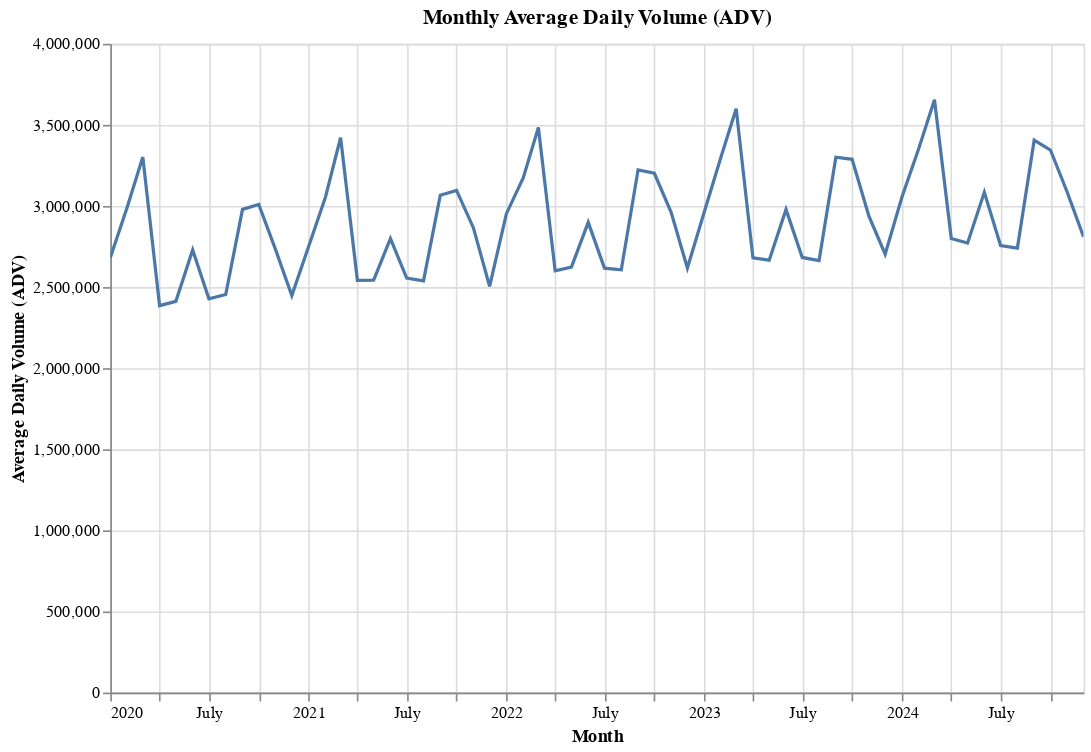

The cell this chart's notebook holds for it:
### Markdown cell above
## ADV Chart (Monthly)
- This chart displays monthly fluctuations in total average daily trading volume across all products.
- Peaks and dips reflect cyclical trading patterns, with noticeable surges around March and mid-year months.
- These trends can help identify seasonal shifts in market activity and support planning for liquidity management and risk exposure.

### Code cell
# Reset index so 'Month' is a column
adv_reset = adv.reset_index()

# Create line chart
adv_line = alt.Chart(adv_reset).mark_line().encode(
    x=alt.X('Month:T', title='Month'),
    y=alt.Y('ADV:Q', title='Average Daily Volume (ADV)'),
    tooltip=['Month:T', 'ADV:Q']
).properties(
    title='Monthly Average Daily Volume (ADV)',
    width=600,
    height=400
).interactive()

adv_line

### Figure 1 — Vega-Lite specification as saved in the notebook (floating-point values rounded to 4 significant figures)
{"config": {"view": {"continuousWidth": 300, "continuousHeight": 300}}, "data": {"name": "data-8da9932216bb47ec817a5a8c7b225d9a"}, "mark": {"type": "line"}, "encoding": {"tooltip": [{"field": "Month", "type": "temporal"}, {"field": "ADV", "type": "quantitative"}], "x": {"field": "Month", "title": "Month", "type": "temporal"}, "y": {"field": "ADV", "title": "Average Daily Volume (ADV)", "type": "quantitative"}}, "height": 400, "params": [{"name": "param_1", "select": {"type": "interval", "encodings": ["x", "y"]}, "bind": "scales"}], "title": "Monthly Average Daily Volume (ADV)", "width": 600, "$schema": "https://vega.github.io/schema/vega-lite/v5.8.0.json", "datasets": {"data-8da9932216bb47ec817a5a8c7b225d9a": [{"Month": "2020-01-01T00:00:00", "Monthly_Lots": 56310000.0, "Trading_Days": 21, "ADV": 2681000.0}, {"Month": "2020-02-01T00:00:00", "Monthly_Lots": 56830000.0, "Trading_Days": 19, "ADV": 2991000.0}, {"Month": "2020-03-01T00:00:00", "Monthly_Lots": 72630000.0, "Trading_Days": 22, "ADV": 3302000.0}, {"Month": "2020-04-01T00:00:00", "Monthly_Lots": 50090000.0, "Trading_Days": 21, "ADV": 2385000.0}, {"Month": "2020-05-01T00:00:00", "Monthly_Lots": 48250000.0, "Trading_Days": 20, "ADV": 2412000.0}, {"Month": "2020-06-01T00:00:00", "Monthly_Lots": 60030000.0, "Trading_Days": 22, "ADV": 2729000.0}, {"Month": "2020-07-01T00:00:00", "Monthly_Lots": 53400000.0, "Trading_Days": 22, "ADV": 2427000.0}, {"Month": "2020-08-01T00:00:00", "Monthly_Lots": 51540000.0, "Trading_Days": 21, "ADV": 2454000.0}, {"Month": "2020-09-01T00:00:00", "Monthly_Lots": 62570000.0, "Trading_Days": 21, "ADV": 2979000.0}, {"Month": "2020-10-01T00:00:00", "Monthly_Lots": 66200000.0, "Trading_Days": 22, "ADV": 3009000.0}, {"Month": "2020-11-01T00:00:00", "Monthly_Lots": 54620000.0, "Trading_Days": 20, "ADV": 2731000.0}, {"Month": "2020-12-01T00:00:00", "Monthly_Lots": 53860000.0, "Trading_Days": 22, "ADV": 2448000.0}, {"Month": "2021-01-01T00:00:00", "Monthly_Lots": 52270000.0, "Trading_Days": 19, "ADV": 2751000.0}, {"Month": "2021-02-01T00:00:00", "Monthly_Lots": 58030000.0, "Trading_Days": 19, "ADV": 3054000.0}, {"Month": "2021-03-01T00:00:00", "Monthly_Lots": 78690000.0, "Trading_Days": 23, "ADV": 3421000.0}, {"Month": "2021-04-01T00:00:00", "Monthly_Lots": 53380000.0, "Trading_Days": 21, "ADV": 2542000.0}, {"Month": "2021-05-01T00:00:00", "Monthly_Lots": 50860000.0, "Trading_Days": 20, "ADV": 2543000.0}, {"Month": "2021-06-01T00:00:00", "Monthly_Lots": 61580000.0, "Trading_Days": 22, "ADV": 2799000.0}, {"Month": "2021-07-01T00:00:00", "Monthly_Lots": 53670000.0, "Trading_Days": 21, "ADV": 2556000.0}, {"Month": "2021-08-01T00:00:00", "Monthly_Lots": 55840000.0, "Trading_Days": 22, "ADV": 2538000.0}, {"Month": "2021-09-01T00:00:00", "Monthly_Lots": 64400000.0, "Trading_Days": 21, "ADV": 3066000.0}, {"Month": "2021-10-01T00:00:00", "Monthly_Lots": 65020000.0, "Trading_Days": 21, "ADV": 3096000.0}, {"Month": "2021-11-01T00:00:00", "Monthly_Lots": 60190000.0, "Trading_Days": 21, "ADV": 2866000.0}, {"Month": "2021-12-01T00:00:00", "Monthly_Lots": 55110000.0, "Trading_Days": 22, "ADV": 2505000.0}, {"Month": "2022-01-01T00:00:00", "Monthly_Lots": 59050000.0, "Trading_Days": 20, "ADV": 2953000.0}, {"Month": "2022-02-01T00:00:00", "Monthly_Lots": 60290000.0, "Trading_Days": 19, "ADV": 3173000.0}, {"Month": "2022-03-01T00:00:00", "Monthly_Lots": 80120000.0, "Trading_Days": 23, "ADV": 3484000.0}, {"Month": "2022-04-01T00:00:00", "Monthly_Lots": 52000000.0, "Trading_Days": 20, "ADV": 2600000.0}, {"Month": "2022-05-01T00:00:00", "Monthly_Lots": 55090000.0, "Trading_Days": 21, "ADV": 2623000.0}, {"Month": "2022-06-01T00:00:00", "Monthly_Lots": 60880000.0, "Trading_Days": 21, "ADV": 2899000.0}, {"Month": "2022-07-01T00:00:00", "Monthly_Lots": 52340000.0, "Trading_Days": 20, "ADV": 2617000.0}, {"Month": "2022-08-01T00:00:00", "Monthly_Lots": 59960000.0, "Trading_Days": 23, "ADV": 2607000.0}, {"Month": "2022-09-01T00:00:00", "Monthly_Lots": 67680000.0, "Trading_Days": 21, "ADV": 3223000.0}, {"Month": "2022-10-01T00:00:00", "Monthly_Lots": 67240000.0, "Trading_Days": 21, "ADV": 3202000.0}, {"Month": "2022-11-01T00:00:00", "Monthly_Lots": 62180000.0, "Trading_Days": 21, "ADV": 2961000.0}, {"Month": "2022-12-01T00:00:00", "Monthly_Lots": 54970000.0, "Trading_Days": 21, "ADV": 2617000.0}, {"Month": "2023-01-01T00:00:00", "Monthly_Lots": 59220000.0, "Trading_Days": 20, "ADV": 2961000.0}, {"Month": "2023-02-01T00:00:00", "Monthly_Lots": 62750000.0, "Trading_Days": 19, "ADV": 3303000.0}, {"Month": "2023-03-01T00:00:00", "Monthly_Lots": 82790000.0, "Trading_Days": 23, "ADV": 3600000.0}, {"Month": "2023-04-01T00:00:00", "Monthly_Lots": 50920000.0, "Trading_Days": 19, "ADV": 2680000.0}, {"Month": "2023-05-01T00:00:00", "Monthly_Lots": 58640000.0, "Trading_Days": 22, "ADV": 2666000.0}, {"Month": "2023-06-01T00:00:00", "Monthly_Lots": 62550000.0, "Trading_Days": 21, "ADV": 2979000.0}, {"Month": "2023-07-01T00:00:00", "Monthly_Lots": 53650000.0, "Trading_Days": 20, "ADV": 2683000.0}, {"Month": "2023-08-01T00:00:00", "Monthly_Lots": 61270000.0, "Trading_Days": 23, "ADV": 2664000.0}, {"Month": "2023-09-01T00:00:00", "Monthly_Lots": 66010000.0, "Trading_Days": 20, "ADV": 3300000.0}, {"Month": "2023-10-01T00:00:00", "Monthly_Lots": 72330000.0, "Trading_Days": 22, "ADV": 3288000.0}, {"Month": "2023-11-01T00:00:00", "Monthly_Lots": 61670000.0, "Trading_Days": 21, "ADV": 2937000.0}, {"Month": "2023-12-01T00:00:00", "Monthly_Lots": 54050000.0, "Trading_Days": 20, "ADV": 2703000.0}, {"Month": "2024-01-01T00:00:00", "Monthly_Lots": 64170000.0, "Trading_Days": 21, "ADV": 3056000.0}, {"Month": "2024-02-01T00:00:00", "Monthly_Lots": 67100000.0, "Trading_Days": 20, "ADV": 3355000.0}, {"Month": "2024-03-01T00:00:00", "Monthly_Lots": 73100000.0, "Trading_Days": 20, "ADV": 3655000.0}, {"Month": "2024-04-01T00:00:00", "Monthly_Lots": 61580000.0, "Trading_Days": 22, "ADV": 2799000.0}, {"Month": "2024-05-01T00:00:00", "Monthly_Lots": 60960000.0, "Trading_Days": 22, "ADV": 2771000.0}, {"Month": "2024-06-01T00:00:00", "Monthly_Lots": 58610000.0, "Trading_Days": 19, "ADV": 3085000.0}, {"Month": "2024-07-01T00:00:00", "Monthly_Lots": 60640000.0, "Trading_Days": 22, "ADV": 2756000.0}, {"Month": "2024-08-01T00:00:00", "Monthly_Lots": 60290000.0, "Trading_Days": 22, "ADV": 2740000.0}, {"Month": "2024-09-01T00:00:00", "Monthly_Lots": 68120000.0, "Trading_Days": 20, "ADV": 3406000.0}, {"Month": "2024-10-01T00:00:00", "Monthly_Lots": 76940000.0, "Trading_Days": 23, "ADV": 3345000.0}, {"Month": "2024-11-01T00:00:00", "Monthly_Lots": 61700000.0, "Trading_Days": 20, "ADV": 3085000.0}, {"Month": "2024-12-01T00:00:00", "Monthly_Lots": 59020000.0, "Trading_Days": 21, "ADV": 2811000.0}]}}
